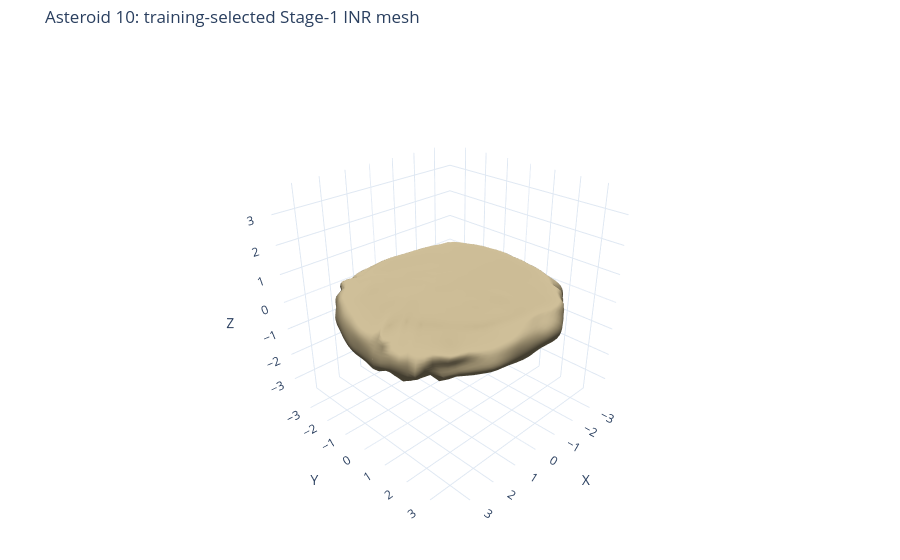
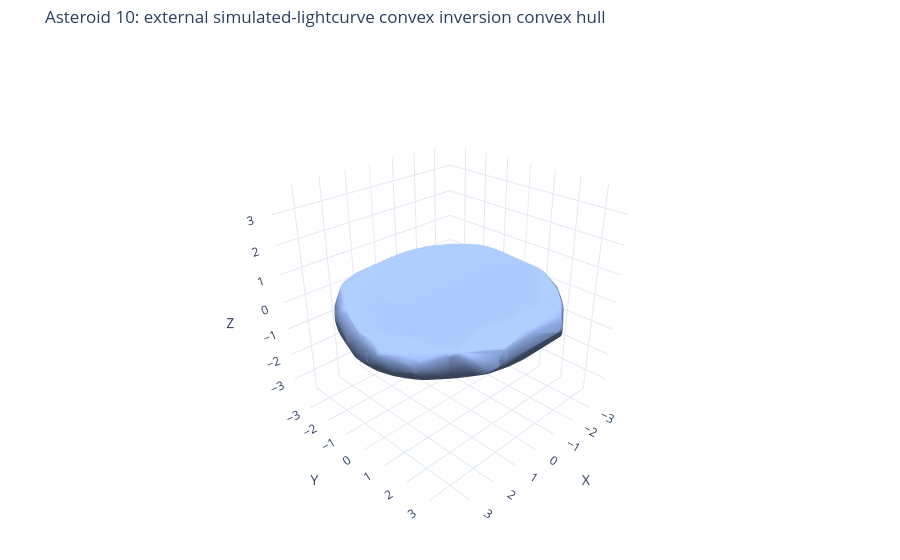

Notebook cell for these charts, in order:
### Code cell
verts_s1_np = verts_s1[0].detach().cpu().numpy()
faces_np = faces.detach().cpu().numpy()
fig_s1 = plot_interactive_mesh(
    vertices=verts_s1_np, faces=faces_np,
    title=f"Asteroid {ASTEROID_ID}: {SELECTION_STAGE1}-selected Stage-1 INR mesh",
    mesh_color="#c0b08a", show_edges=False,
)
fig_s1.show()
hull_mesh = reference_mesh_norm.convex_hull
fig_hull = plot_interactive_mesh(
    vertices=np.asarray(hull_mesh.vertices), faces=np.asarray(hull_mesh.faces),
    title=f"Asteroid {ASTEROID_ID}: {REFERENCE_MESH_LABEL} convex hull",
    mesh_color="#a0c0ff", show_edges=False,
)
fig_hull.show()

### Figure 1 — Plotly figure (JSON) as saved in the notebook; plotly's stock layout.template omitted (floating-point values rounded to 4 significant figures; data arrays with more than 128 entries replaced by an {"elided": "..."} marker saying what was removed)
{"data": [{"color": "#c0b08a", "flatshading": false, "hovertemplate": "x=%{x:.3f}<br>y=%{y:.3f}<br>z=%{z:.3f}<extra></extra>", "i": {"elided": "5120 int values"}, "j": {"elided": "5120 int values"}, "k": {"elided": "5120 int values"}, "lighting": {"ambient": 0.35, "diffuse": 0.8, "fresnel": 0.12, "roughness": 0.7, "specular": 0.35}, "lightposition": {"x": 120, "y": 200, "z": 80}, "opacity": 1, "showscale": false, "type": "mesh3d", "x": {"elided": "2562 float values"}, "y": {"elided": "2562 float values"}, "z": {"elided": "2562 float values"}}], "layout": {"margin": {"b": 0, "l": 0, "r": 0, "t": 45}, "scene": {"aspectmode": "manual", "aspectratio": {"x": 1, "y": 1, "z": 1}, "camera": {"eye": {"x": 1.65, "y": 1.65, "z": 1.25}, "projection": {"type": "perspective"}}, "xaxis": {"range": [-3.808, 3.808], "showspikes": false, "title": {"text": "X"}}, "yaxis": {"range": [-3.808, 3.808], "showspikes": false, "title": {"text": "Y"}}, "zaxis": {"range": [-3.808, 3.808], "showspikes": false, "title": {"text": "Z"}}}, "title": {"text": "Asteroid 10: training-selected Stage-1 INR mesh"}}}

### Figure 2 — Plotly figure (JSON) as saved in the notebook; plotly's stock layout.template omitted (floating-point values rounded to 4 significant figures; data arrays with more than 128 entries replaced by an {"elided": "..."} marker saying what was removed)
{"data": [{"color": "#a0c0ff", "flatshading": false, "hovertemplate": "x=%{x:.3f}<br>y=%{y:.3f}<br>z=%{z:.3f}<extra></extra>", "i": {"elided": "2414 int values"}, "j": {"elided": "2414 int values"}, "k": {"elided": "2414 int values"}, "lighting": {"ambient": 0.35, "diffuse": 0.8, "fresnel": 0.12, "roughness": 0.7, "specular": 0.35}, "lightposition": {"x": 120, "y": 200, "z": 80}, "opacity": 1, "showscale": false, "type": "mesh3d", "x": {"elided": "1209 float values"}, "y": {"elided": "1209 float values"}, "z": {"elided": "1209 float values"}}], "layout": {"margin": {"b": 0, "l": 0, "r": 0, "t": 45}, "scene": {"aspectmode": "manual", "aspectratio": {"x": 1, "y": 1, "z": 1}, "camera": {"eye": {"x": 1.65, "y": 1.65, "z": 1.25}, "projection": {"type": "perspective"}}, "xaxis": {"range": [-3.804, 3.804], "showspikes": false, "title": {"text": "X"}}, "yaxis": {"range": [-3.804, 3.804], "showspikes": false, "title": {"text": "Y"}}, "zaxis": {"range": [-3.804, 3.804], "showspikes": false, "title": {"text": "Z"}}}, "title": {"text": "Asteroid 10: external simulated-lightcurve convex inversion convex hull"}}}
